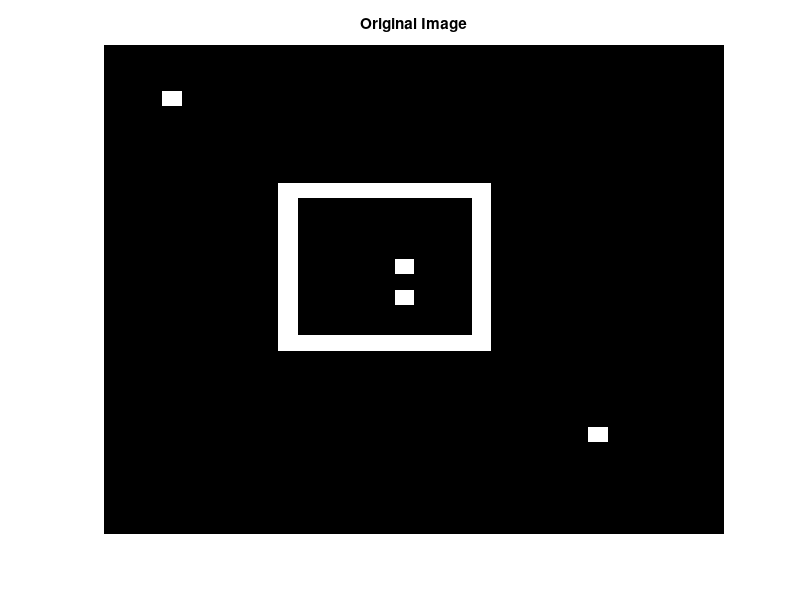

MATLAB code for this plot: (Note: this script raises an error after producing the figure.)
% Scene 1, a 32*32 simulated scene
I=zeros(32,32);
I(10:20,10)=1;
I(10:20,20)=1;
I(10,10:20)=1;
I(20,10:20)=1;
I(4,4)=1;
I(26,26)=1;
I(15,16)=1;
I(17,16)=1;  

% % Scene 2, a 64*64 crop from a real TerraSAR-X image
% I=imread('test_image.png');
% I=double(I);
% I=I/max(I(:));
% I=I(1:64,101:164);%test_image

% % Scene 3, a 64*64 crop from a real Sentinel-1 image
% I=imread('imcrop2.png');
% I=double(I);
% I=I/max(I(:));
% I=I(1:64,1:64);%imcrop2

% % Scene 4, a 128*128 crop from a simulation of sea surface
% load('B1s.mat');
% I=s(1:128,1:128);
% I=I/max(I(:));

% % Scene 5, a 128*128 crop from a simulation of sea surface (with ship wakes)
% load('gr_wake.mat');
% I=gr_wake(21:148,654:781);
% I=I/max(I(:));

% plot the original scene
figure
imagesc(abs(I));
colormap('gray')
title('Original Image')
axis off

imwrite(abs(I),'o.png');

% set parameters
a=32;%image of size axa, change needed for different scenes
M=32; %number of cross-ranges, change needed for different scenes
N=32; % number of ranges, change needed for different scenes 

% parameter settings for WAMA, Scene 1; tuning needed for other scenes
lambda=0.5;  % for magnitude Cauchy; tuning needed for other regularizers
gamma=5e-6;
% betalp=1e-12;
% betatv=5e-9;
% deltaG=0.04;
% deltaW=0.003;

% parameter settings for CFBA, Scene 1; tuning needed for other scenes
lambdaFB=1;
miuFB=2e-4;
gammaFB=7.1e-3;

% % generate the observation matrix
% T=form_SAR_projmtx(1,a,0);    
% D=Sar_FT_matrix(M,N);
% C=D*T;

% load a saved result of the observation matrix C 
% the "C" for a 64*64 scene or a 128*128 scene is too large to be uploaded to Github
load('C_32.mat');

% % generate the simulated corrupted phase history and the result of polar format algorithm
% PH_err=SAR_phase_history(I,C,M,N);

% load a saved result of "SAR_phase_history(I,C,M,N)" to fix the added phase errors and noise 
% for Scene 2, use "load('cph_t.mat');"; for Scene 3, use "load('cph_i.mat');" 
% for scene 4, use "load('cph_B1s.mat');"; for Scene 5, use "load('cph_grw.mat');"
load('cph_sim.mat'); 

% WAMA & CFBA
% IM=WAMA(C,PH_err,a,M,N,lambda,beta,delta,gamma); % WAMA
IM=CFBA(C,PH_err,a,M,N,lambdaFB,miuFB,gammaFB); %CFBA
X=abs(IM);
dif=I-X;
MSE=norm(dif,2).^2/(a*a);
E=entropy(X);